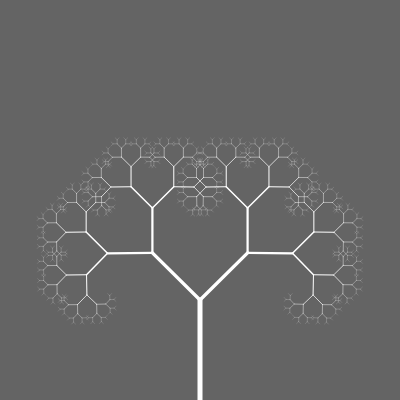
Frame 1 (no input)
Frame 60 (no input): identical to frame 1, image omitted
Frame 120 (the mouse pressed at the canvas centre since frame 60): identical to frame 1, image omitted

The p5.js sketch that drew this single still picture (run headless with seeded random() and noise() and a simulated clock; from frame 60 on, the mouse is pressed at the canvas centre):

// p5.js sketch
// ── sketch.js
let angle;
let weight;
function setup() {
  createCanvas(400, 400);
  slider = createSlider(0, TWO_PI, PI/4, 0.01);
}

function draw() {
  background(100);
  stroke(255);
  //strokeWeight(3);
  translate(width/2, height);
  angle = slider.value();
  len = 100;
  weight = 5;
  fractal(len, weight);
}

function fractal(len, weight){
  
  strokeWeight(weight);
  line(0,0, 0, -len);
  translate(0, -len);
  
  if(len <= 4){
    return;
  }
  
  push();
  rotate(angle);
  fractal(len * 0.67, weight * 0.67);
  pop();
  push();
  rotate(-angle);
  fractal(len * 0.67, weight * 0.67);
  pop();
  
}
